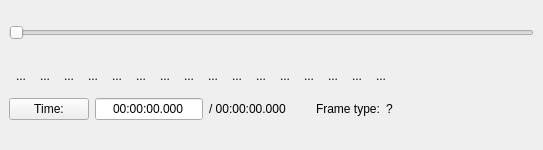
  <widget class="QDockWidget" name="navigationWidget">
   <property name="sizePolicy">
    <sizepolicy hsizetype="Expanding" vsizetype="Fixed">
     <horstretch>0</horstretch>
     <verstretch>0</verstretch>
    </sizepolicy>
   </property>
   <property name="minimumSize">
    <size>
     <width>543</width>
     <height>150</height>
    </size>
   </property>
   <property name="maximumSize">
    <size>
     <width>524287</width>
     <height>150</height>
    </size>
   </property>
   <property name="features">
    <set>QDockWidget::NoDockWidgetFeatures</set>
   </property>
   <property name="allowedAreas">
    <set>Qt::BottomDockWidgetArea</set>
   </property>
   <property name="windowTitle">
    <string>&amp;Navigation</string>
   </property>
   <attribute name="dockWidgetArea">
    <number>8</number>
   </attribute>
   <widget class="QWidget" name="dockWidgetContents_2">
    <property name="sizePolicy">
     <sizepolicy hsizetype="Expanding" vsizetype="Preferred">
      <horstretch>0</horstretch>
      <verstretch>0</verstretch>
     </sizepolicy>
    </property>
    <layout class="QVBoxLayout" name="verticalLayout_8">
     <property name="spacing">
      <number>0</number>
     </property>
     <property name="leftMargin">
      <number>9</number>
     </property>
     <property name="topMargin">
      <number>1</number>
     </property>
     <property name="rightMargin">
      <number>9</number>
     </property>
     <property name="bottomMargin">
      <number>9</number>
     </property>
     <item>
      <widget class="ADM_mwNavSlider" name="horizontalSlider">
       <property name="sizePolicy">
        <sizepolicy hsizetype="Expanding" vsizetype="Fixed">
         <horstretch>0</horstretch>
         <verstretch>0</verstretch>
        </sizepolicy>
       </property>
       <property name="minimumSize">
        <size>
         <width>0</width>
         <height>22</height>
        </size>
       </property>
       <property name="orientation">
        <enum>Qt::Horizontal</enum>
       </property>
      </widget>
     </item>
     <item>
      <layout class="QVBoxLayout" name="verticalLayout">
       <property name="spacing">
        <number>12</number>
       </property>
       <property name="topMargin">
        <number>0</number>
       </property>
       <item>
        <layout class="QHBoxLayout" name="navButtonsLayout">
         <property name="spacing">
          <number>0</number>
         </property>
         <property name="leftMargin">
          <number>0</number>
         </property>
         <property name="topMargin">
          <number>0</number>
         </property>
         <property name="rightMargin">
          <number>0</number>
         </property>
         <property name="bottomMargin">
          <number>0</number>
         </property>
         <item>
          <widget class="QToolButton" name="toolButtonPlay">
           <property name="toolTip">
            <string>Play [SPACE]</string>
           </property>
           <property name="whatsThis">
            <string/>
           </property>
           <property name="text">
            <string>...</string>
           </property>
           <property name="icon">
            <iconset resource="avidemux.qrc">
             <normaloff>:/new/prefix1/pics/player_play.png</normaloff>:/new/prefix1/pics/player_play.png</iconset>
           </property>
           <property name="iconSize">
            <size>
             <width>24</width>
             <height>24</height>
            </size>
           </property>
           <property name="autoRaise">
            <bool>true</bool>
           </property>
          </widget>
         </item>
         <item>
          <widget class="QToolButton" name="toolButtonPreviousFrame">
           <property name="toolTip">
            <string>Go to previous frame [LEFT]</string>
           </property>
           <property name="text">
            <string>...</string>
           </property>
           <property name="icon">
            <iconset resource="avidemux.qrc">
             <normaloff>:/new/prefix1/pics/back.png</normaloff>:/new/prefix1/pics/back.png</iconset>
           </property>
           <property name="iconSize">
            <size>
             <width>24</width>
             <height>24</height>
            </size>
           </property>
           <property name="autoRaise">
            <bool>true</bool>
           </property>
          </widget>
         </item>
         <item>
          <widget class="QToolButton" name="toolButtonNextFrame">
           <property name="toolTip">
            <string>Go to next frame [RIGHT]</string>
           </property>
           <property name="text">
            <string>...</string>
           </property>
           <property name="icon">
            <iconset resource="avidemux.qrc">
             <normaloff>:/new/prefix1/pics/forward.png</normaloff>:/new/prefix1/pics/forward.png</iconset>
           </property>
           <property name="iconSize">
            <size>
             <width>24</width>
             <height>24</height>
            </size>
           </property>
           <property name="autoRaise">
            <bool>true</bool>
           </property>
          </widget>
         </item>
         <item>
          <widget class="QToolButton" name="toolButtonPreviousIntraFrame">
           <property name="toolTip">
            <string>Go to previous keyframe [DOWN]</string>
           </property>
           <property name="text">
            <string>...</string>
           </property>
           <property name="icon">
            <iconset resource="avidemux.qrc">
             <normaloff>:/new/prefix1/pics/player_rew.png</normaloff>:/new/prefix1/pics/player_rew.png</iconset>
           </property>
           <property name="iconSize">
            <size>
             <width>24</width>
             <height>24</height>
            </size>
           </property>
           <property name="autoRaise">
            <bool>true</bool>
           </property>
          </widget>
         </item>
         <item>
          <widget class="QToolButton" name="toolButtonNextIntraFrame">
           <property name="toolTip">
            <string>Go to next keyframe [UP]</string>
           </property>
           <property name="text">
            <string>...</string>
           </property>
           <property name="icon">
            <iconset resource="avidemux.qrc">
             <normaloff>:/new/prefix1/pics/player_fwd.png</normaloff>:/new/prefix1/pics/player_fwd.png</iconset>
           </property>
           <property name="iconSize">
            <size>
             <width>24</width>
             <height>24</height>
            </size>
           </property>
           <property name="autoRaise">
            <bool>true</bool>
           </property>
          </widget>
         </item>
         <item>
          <widget class="QToolButton" name="toolButtonSetMarkerA">
           <property name="toolTip">
            <string>Set start marker [CTRL+PAGEUP]</string>
           </property>
           <property name="text">
            <string>...</string>
           </property>
           <property name="icon">
            <iconset resource="avidemux.qrc">
             <normaloff>:/new/prefix1/pics/markA.png</normaloff>:/new/prefix1/pics/markA.png</iconset>
           </property>
           <property name="iconSize">
            <size>
             <width>27</width>
             <height>24</height>
            </size>
           </property>
           <property name="autoRaise">
            <bool>true</bool>
           </property>
          </widget>
         </item>
         <item>
          <widget class="QToolButton" name="toolButtonDeleteSelection">
           <property name="toolTip">
            <string>Delete selection [DEL]</string>
           </property>
           <property name="text">
            <string>...</string>
           </property>
           <property name="icon">
            <iconset resource="avidemux.qrc">
             <normaloff>:/new/prefix1/pics/delete_selection.png</normaloff>:/new/prefix1/pics/delete_selection.png</iconset>
           </property>
           <property name="iconSize">
            <size>
             <width>24</width>
             <height>24</height>
            </size>
           </property>
           <property name="autoRaise">
            <bool>true</bool>
           </property>
          </widget>
         </item>
         <item>
          <widget class="QToolButton" name="toolButtonSetMarkerB">
           <property name="toolTip">
            <string>Set end marker [CTRL+PAGEDOWN]</string>
           </property>
           <property name="text">
            <string>...</string>
           </property>
           <property name="icon">
            <iconset resource="avidemux.qrc">
             <normaloff>:/new/prefix1/pics/markB.png</normaloff>:/new/prefix1/pics/markB.png</iconset>
           </property>
           <property name="iconSize">
            <size>
             <width>27</width>
             <height>24</height>
            </size>
           </property>
           <property name="autoRaise">
            <bool>true</bool>
           </property>
          </widget>
         </item>
         <item>
          <widget class="QToolButton" name="toolButtonPreviousCutPoint">
           <property name="toolTip">
            <string>Go to previous cut point [SHIFT+DOWN]</string>
           </property>
           <property name="text">
            <string>...</string>
           </property>
           <property name="icon">
            <iconset resource="avidemux.qrc">
             <normaloff>:/new/prefix1/pics/prev_cut.png</normaloff>:/new/prefix1/pics/prev_cut.png</iconset>
           </property>
           <property name="iconSize">
            <size>
             <width>24</width>
             <height>24</height>
            </size>
           </property>
           <property name="autoRaise">
            <bool>true</bool>
           </property>
          </widget>
         </item>
         <item>
          <widget class="QToolButton" name="toolButtonNextCutPoint">
           <property name="toolTip">
            <string>Go to next cut point [SHIFT+UP]</string>
           </property>
           <property name="text">
            <string>...</string>
           </property>
           <property name="icon">
            <iconset resource="avidemux.qrc">
             <normaloff>:/new/prefix1/pics/next_cut.png</normaloff>:/new/prefix1/pics/next_cut.png</iconset>
           </property>
           <property name="iconSize">
            <size>
             <width>24</width>
             <height>24</height>
            </size>
           </property>
           <property name="autoRaise">
            <bool>true</bool>
           </property>
          </widget>
         </item>
         <item>
          <widget class="QToolButton" name="toolButtonPreviousBlackFrame">
           <property name="toolTip">
            <string>Search previous black frame</string>
           </property>
           <property name="text">
            <string>...</string>
           </property>
           <property name="icon">
            <iconset resource="avidemux.qrc">
             <normaloff>:/new/prefix1/pics/prev_black.png</normaloff>:/new/prefix1/pics/prev_black.png</iconset>
           </property>
           <property name="iconSize">
            <size>
             <width>24</width>
             <height>24</height>
            </size>
           </property>
           <property name="autoRaise">
            <bool>true</bool>
           </property>
          </widget>
         </item>
         <item>
          <widget class="QToolButton" name="toolButtonNextBlackFrame">
           <property name="toolTip">
            <string>Search next black frame</string>
           </property>
           <property name="text">
            <string>...</string>
           </property>
           <property name="icon">
            <iconset resource="avidemux.qrc">
             <normaloff>:/new/prefix1/pics/next_black.png</normaloff>:/new/prefix1/pics/next_black.png</iconset>
           </property>
           <property name="iconSize">
            <size>
             <width>24</width>
             <height>24</height>
            </size>
           </property>
           <property name="autoRaise">
            <bool>true</bool>
           </property>
          </widget>
         </item>
         <item>
          <widget class="QToolButton" name="toolButtonFirstFrame">
           <property name="toolTip">
            <string>Go to first frame [HOME]</string>
           </property>
           <property name="text">
            <string>...</string>
           </property>
           <property name="icon">
            <iconset resource="avidemux.qrc">
             <normaloff>:/new/prefix1/pics/player_start.png</normaloff>:/new/prefix1/pics/player_start.png</iconset>
           </property>
           <property name="iconSize">
            <size>
             <width>24</width>
             <height>24</height>
            </size>
           </property>
           <property name="autoRaise">
            <bool>true</bool>
           </property>
          </widget>
         </item>
         <item>
          <widget class="QToolButton" name="toolButtonLastFrame">
           <property name="toolTip">
            <string>Go to last frame [END]</string>
           </property>
           <property name="text">
            <string>...</string>
           </property>
           <property name="icon">
            <iconset resource="avidemux.qrc">
             <normaloff>:/new/prefix1/pics/player_end.png</normaloff>:/new/prefix1/pics/player_end.png</iconset>
           </property>
           <property name="iconSize">
            <size>
             <width>24</width>
             <height>24</height>
            </size>
           </property>
           <property name="autoRaise">
            <bool>true</bool>
           </property>
          </widget>
         </item>
         <item>
          <widget class="QToolButton" name="toolButtonBackOneMinute">
           <property name="toolTip">
            <string>Backward one minute [CTRL+DOWN]</string>
           </property>
           <property name="text">
            <string>...</string>
           </property>
           <property name="icon">
            <iconset resource="avidemux.qrc">
             <normaloff>:/new/prefix1/pics/backward1mn.png</normaloff>:/new/prefix1/pics/backward1mn.png</iconset>
           </property>
           <property name="iconSize">
            <size>
             <width>24</width>
             <height>24</height>
            </size>
           </property>
           <property name="autoRaise">
            <bool>true</bool>
           </property>
          </widget>
         </item>
         <item>
          <widget class="QToolButton" name="toolButtonForwardOneMinute">
           <property name="toolTip">
            <string>Forward one minute [CTRL+UP]</string>
           </property>
           <property name="accessibleDescription">
            <string>Forward one minute</string>
           </property>
           <property name="text">
            <string>...</string>
           </property>
           <property name="icon">
            <iconset resource="avidemux.qrc">
             <normaloff>:/new/prefix1/pics/forward1mn.png</normaloff>:/new/prefix1/pics/forward1mn.png</iconset>
           </property>
           <property name="iconSize">
            <size>
             <width>24</width>
             <height>24</height>
            </size>
           </property>
           <property name="autoRaise">
            <bool>true</bool>
           </property>
          </widget>
         </item>
         <item>
          <spacer name="horizontalSpacer_3">
           <property name="orientation">
            <enum>Qt::Horizontal</enum>
           </property>
           <property name="sizeType">
            <enum>QSizePolicy::Expanding</enum>
           </property>
           <property name="sizeHint" stdset="0">
            <size>
             <width>0</width>
             <height>0</height>
            </size>
           </property>
          </spacer>
         </item>
        </layout>
       </item>
       <item>
        <layout class="QHBoxLayout" name="_4">
         <property name="spacing">
          <number>6</number>
         </property>
         <property name="leftMargin">
          <number>0</number>
         </property>
         <property name="topMargin">
          <number>0</number>
         </property>
         <property name="rightMargin">
          <number>0</number>
         </property>
         <property name="bottomMargin">
          <number>0</number>
         </property>
         <item>
          <widget class="QPushButton" name="pushButtonTime">
           <property name="text">
            <string>Time:</string>
           </property>
          </widget>
         </item>
         <item>
          <widget class="QLineEdit" name="currentTime">
           <property name="sizePolicy">
            <sizepolicy hsizetype="Minimum" vsizetype="Maximum">
             <horstretch>0</horstretch>
             <verstretch>0</verstretch>
            </sizepolicy>
           </property>
           <property name="minimumSize">
            <size>
             <width>100</width>
             <height>0</height>
            </size>
           </property>
           <property name="text">
            <string>00:00:00.000</string>
           </property>
           <property name="maxLength">
            <number>12</number>
           </property>
           <property name="alignment">
            <set>Qt::AlignCenter</set>
           </property>
           <property name="readOnly">
            <bool>true</bool>
           </property>
          </widget>
         </item>
         <item>
          <widget class="QLabel" name="totalTime">
           <property name="sizePolicy">
            <sizepolicy hsizetype="Minimum" vsizetype="Maximum">
             <horstretch>0</horstretch>
             <verstretch>0</verstretch>
            </sizepolicy>
           </property>
           <property name="text">
            <string>/ 00:00:00.000</string>
           </property>
          </widget>
         </item>
         <item>
          <spacer>
           <property name="orientation">
            <enum>Qt::Horizontal</enum>
           </property>
           <property name="sizeType">
            <enum>QSizePolicy::Fixed</enum>
           </property>
           <property name="sizeHint" stdset="0">
            <size>
             <width>24</width>
             <height>0</height>
            </size>
           </property>
          </spacer>
         </item>
         <item>
          <widget class="QLabel" name="label_10">
           <property name="sizePolicy">
            <sizepolicy hsizetype="Preferred" vsizetype="Fixed">
             <horstretch>0</horstretch>
             <verstretch>0</verstretch>
            </sizepolicy>
           </property>
           <property name="text">
            <string>Frame type:</string>
           </property>
          </widget>
         </item>
         <item>
          <widget class="QLabel" name="label_8">
           <property name="sizePolicy">
            <sizepolicy hsizetype="Minimum" vsizetype="Fixed">
             <horstretch>0</horstretch>
             <verstretch>0</verstretch>
            </sizepolicy>
           </property>
           <property name="text">
            <string>?</string>
           </property>
          </widget>
         </item>
         <item>
          <spacer>
           <property name="orientation">
            <enum>Qt::Horizontal</enum>
           </property>
           <property name="sizeType">
            <enum>QSizePolicy::Expanding</enum>
           </property>
           <property name="sizeHint" stdset="0">
            <size>
             <width>0</width>
             <height>0</height>
            </size>
           </property>
          </spacer>
         </item>
        </layout>
       </item>
      </layout>
     </item>
    </layout>
   </widget>
  </widget>
